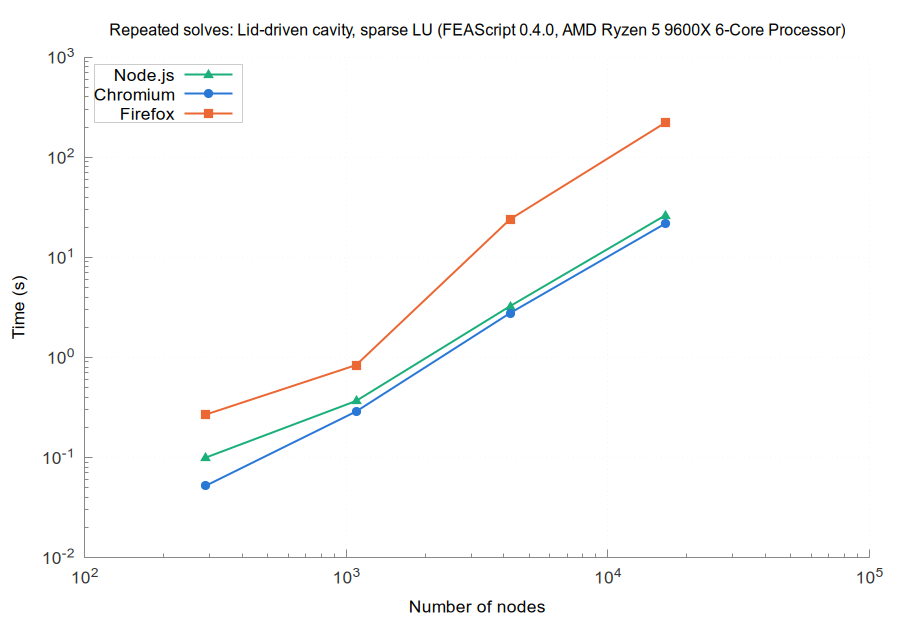

This chart was generated by the following gnuplot code:
set terminal pngcairo size 900,620 font 'Arial,13'
set border 3 lc rgb '#888888'; set tics nomirror tc rgb '#333333'
set grid lc rgb '#e6e6e6' lw 1; set key top left box lc rgb '#cccccc' opaque
set logscale xy; set format y '10^{%L}'; set format x '10^{%L}'
set output 'browsers_Lid_driven_cavity_sparse_LU_repeated.png'
set title 'Repeated solves: Lid-driven cavity, sparse LU (FEAScript 0.4.0, AMD Ryzen 5 9600X 6-Core Processor)' font 'Arial,12'
set xlabel 'Number of nodes'
set ylabel 'Time (s)'
plot 'browsers_Lid_driven_cavity_sparse_LU_repeated_node.dat' u 1:2 w lp lw 2 pt 9 ps 1.2 lc rgb '#1baf7a' t 'Node.js', \
     'browsers_Lid_driven_cavity_sparse_LU_repeated_chromium.dat' u 1:2 w lp lw 2 pt 7 ps 1.2 lc rgb '#2a78d6' t 'Chromium', \
     'browsers_Lid_driven_cavity_sparse_LU_repeated_firefox.dat' u 1:2 w lp lw 2 pt 5 ps 1.2 lc rgb '#eb6834' t 'Firefox'
